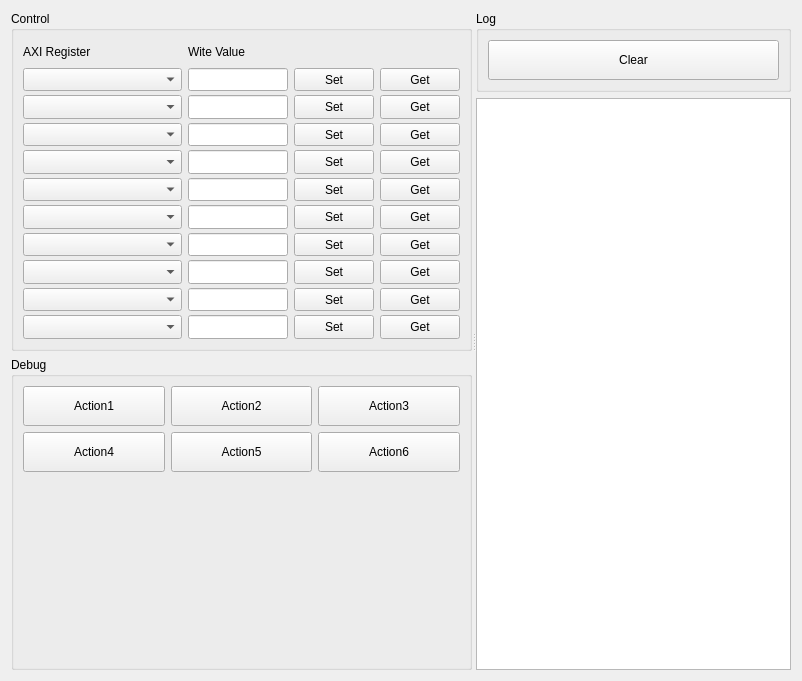
<?xml version="1.0" encoding="UTF-8"?>
<ui version="4.0">
 <class>Form</class>
 <widget class="QWidget" name="Form">
  <property name="geometry">
   <rect>
    <x>0</x>
    <y>0</y>
    <width>802</width>
    <height>681</height>
   </rect>
  </property>
  <property name="windowTitle">
   <string>Form</string>
  </property>
  <layout class="QHBoxLayout" name="horizontalLayout">
   <item>
    <widget class="QSplitter" name="splitter">
     <property name="orientation">
      <enum>Qt::Horizontal</enum>
     </property>
     <widget class="QWidget" name="layoutWidget">
      <layout class="QVBoxLayout" name="verticalLayout_3">
       <item>
        <widget class="QGroupBox" name="grCtrl">
         <property name="sizePolicy">
          <sizepolicy hsizetype="Expanding" vsizetype="Minimum">
           <horstretch>0</horstretch>
           <verstretch>0</verstretch>
          </sizepolicy>
         </property>
         <property name="minimumSize">
          <size>
           <width>0</width>
           <height>340</height>
          </size>
         </property>
         <property name="title">
          <string>Control</string>
         </property>
         <layout class="QGridLayout" name="gridLayout">
          <property name="bottomMargin">
           <number>9</number>
          </property>
          <property name="verticalSpacing">
           <number>4</number>
          </property>
          <item row="7" column="1">
           <widget class="QLineEdit" name="edValue7">
            <property name="sizePolicy">
             <sizepolicy hsizetype="Preferred" vsizetype="Preferred">
              <horstretch>0</horstretch>
              <verstretch>0</verstretch>
             </sizepolicy>
            </property>
            <property name="maximumSize">
             <size>
              <width>100</width>
              <height>16777215</height>
             </size>
            </property>
           </widget>
          </item>
          <item row="5" column="0">
           <widget class="QComboBox" name="cbxRegSel5">
            <property name="sizePolicy">
             <sizepolicy hsizetype="Expanding" vsizetype="Preferred">
              <horstretch>0</horstretch>
              <verstretch>0</verstretch>
             </sizepolicy>
            </property>
           </widget>
          </item>
          <item row="8" column="3">
           <widget class="QPushButton" name="btGet8">
            <property name="sizePolicy">
             <sizepolicy hsizetype="Minimum" vsizetype="Preferred">
              <horstretch>0</horstretch>
              <verstretch>0</verstretch>
             </sizepolicy>
            </property>
            <property name="text">
             <string>Get</string>
            </property>
           </widget>
          </item>
          <item row="1" column="0">
           <widget class="QComboBox" name="cbxRegSel1">
            <property name="sizePolicy">
             <sizepolicy hsizetype="Expanding" vsizetype="Preferred">
              <horstretch>0</horstretch>
              <verstretch>0</verstretch>
             </sizepolicy>
            </property>
           </widget>
          </item>
          <item row="6" column="2">
           <widget class="QPushButton" name="btSet6">
            <property name="sizePolicy">
             <sizepolicy hsizetype="Minimum" vsizetype="Preferred">
              <horstretch>0</horstretch>
              <verstretch>0</verstretch>
             </sizepolicy>
            </property>
            <property name="text">
             <string>Set</string>
            </property>
           </widget>
          </item>
          <item row="0" column="0">
           <widget class="QLabel" name="lblRegister">
            <property name="sizePolicy">
             <sizepolicy hsizetype="Expanding" vsizetype="Preferred">
              <horstretch>0</horstretch>
              <verstretch>0</verstretch>
             </sizepolicy>
            </property>
            <property name="text">
             <string>AXI Register</string>
            </property>
           </widget>
          </item>
          <item row="9" column="3">
           <widget class="QPushButton" name="btGet9">
            <property name="sizePolicy">
             <sizepolicy hsizetype="Minimum" vsizetype="Preferred">
              <horstretch>0</horstretch>
              <verstretch>0</verstretch>
             </sizepolicy>
            </property>
            <property name="text">
             <string>Get</string>
            </property>
           </widget>
          </item>
          <item row="10" column="1">
           <widget class="QLineEdit" name="edValue10">
            <property name="sizePolicy">
             <sizepolicy hsizetype="Preferred" vsizetype="Preferred">
              <horstretch>0</horstretch>
              <verstretch>0</verstretch>
             </sizepolicy>
            </property>
            <property name="maximumSize">
             <size>
              <width>100</width>
              <height>16777215</height>
             </size>
            </property>
           </widget>
          </item>
          <item row="6" column="1">
           <widget class="QLineEdit" name="edValue6">
            <property name="sizePolicy">
             <sizepolicy hsizetype="Preferred" vsizetype="Preferred">
              <horstretch>0</horstretch>
              <verstretch>0</verstretch>
             </sizepolicy>
            </property>
            <property name="maximumSize">
             <size>
              <width>100</width>
              <height>16777215</height>
             </size>
            </property>
           </widget>
          </item>
          <item row="4" column="3">
           <widget class="QPushButton" name="btGet4">
            <property name="sizePolicy">
             <sizepolicy hsizetype="Minimum" vsizetype="Preferred">
              <horstretch>0</horstretch>
              <verstretch>0</verstretch>
             </sizepolicy>
            </property>
            <property name="text">
             <string>Get</string>
            </property>
           </widget>
          </item>
          <item row="9" column="0">
           <widget class="QComboBox" name="cbxRegSel9">
            <property name="sizePolicy">
             <sizepolicy hsizetype="Expanding" vsizetype="Preferred">
              <horstretch>0</horstretch>
              <verstretch>0</verstretch>
             </sizepolicy>
            </property>
           </widget>
          </item>
          <item row="2" column="3">
           <widget class="QPushButton" name="btGet2">
            <property name="sizePolicy">
             <sizepolicy hsizetype="Minimum" vsizetype="Preferred">
              <horstretch>0</horstretch>
              <verstretch>0</verstretch>
             </sizepolicy>
            </property>
            <property name="text">
             <string>Get</string>
            </property>
           </widget>
          </item>
          <item row="3" column="3">
           <widget class="QPushButton" name="btGet3">
            <property name="sizePolicy">
             <sizepolicy hsizetype="Minimum" vsizetype="Preferred">
              <horstretch>0</horstretch>
              <verstretch>0</verstretch>
             </sizepolicy>
            </property>
            <property name="text">
             <string>Get</string>
            </property>
           </widget>
          </item>
          <item row="8" column="0">
           <widget class="QComboBox" name="cbxRegSel8">
            <property name="sizePolicy">
             <sizepolicy hsizetype="Expanding" vsizetype="Preferred">
              <horstretch>0</horstretch>
              <verstretch>0</verstretch>
             </sizepolicy>
            </property>
           </widget>
          </item>
          <item row="3" column="0">
           <widget class="QComboBox" name="cbxRegSel3">
            <property name="sizePolicy">
             <sizepolicy hsizetype="Expanding" vsizetype="Preferred">
              <horstretch>0</horstretch>
              <verstretch>0</verstretch>
             </sizepolicy>
            </property>
           </widget>
          </item>
          <item row="6" column="0">
           <widget class="QComboBox" name="cbxRegSel6">
            <property name="sizePolicy">
             <sizepolicy hsizetype="Expanding" vsizetype="Preferred">
              <horstretch>0</horstretch>
              <verstretch>0</verstretch>
             </sizepolicy>
            </property>
           </widget>
          </item>
          <item row="8" column="2">
           <widget class="QPushButton" name="btSet8">
            <property name="sizePolicy">
             <sizepolicy hsizetype="Minimum" vsizetype="Preferred">
              <horstretch>0</horstretch>
              <verstretch>0</verstretch>
             </sizepolicy>
            </property>
            <property name="text">
             <string>Set</string>
            </property>
           </widget>
          </item>
          <item row="10" column="3">
           <widget class="QPushButton" name="btGet10">
            <property name="sizePolicy">
             <sizepolicy hsizetype="Minimum" vsizetype="Preferred">
              <horstretch>0</horstretch>
              <verstretch>0</verstretch>
             </sizepolicy>
            </property>
            <property name="text">
             <string>Get</string>
            </property>
           </widget>
          </item>
          <item row="1" column="2">
           <widget class="QPushButton" name="btSet1">
            <property name="sizePolicy">
             <sizepolicy hsizetype="Minimum" vsizetype="Preferred">
              <horstretch>0</horstretch>
              <verstretch>0</verstretch>
             </sizepolicy>
            </property>
            <property name="text">
             <string>Set</string>
            </property>
           </widget>
          </item>
          <item row="6" column="3">
           <widget class="QPushButton" name="btGet6">
            <property name="sizePolicy">
             <sizepolicy hsizetype="Minimum" vsizetype="Preferred">
              <horstretch>0</horstretch>
              <verstretch>0</verstretch>
             </sizepolicy>
            </property>
            <property name="text">
             <string>Get</string>
            </property>
           </widget>
          </item>
          <item row="9" column="2">
           <widget class="QPushButton" name="btSet9">
            <property name="sizePolicy">
             <sizepolicy hsizetype="Minimum" vsizetype="Preferred">
              <horstretch>0</horstretch>
              <verstretch>0</verstretch>
             </sizepolicy>
            </property>
            <property name="text">
             <string>Set</string>
            </property>
           </widget>
          </item>
          <item row="4" column="2">
           <widget class="QPushButton" name="btSet4">
            <property name="sizePolicy">
             <sizepolicy hsizetype="Minimum" vsizetype="Preferred">
              <horstretch>0</horstretch>
              <verstretch>0</verstretch>
             </sizepolicy>
            </property>
            <property name="text">
             <string>Set</string>
            </property>
           </widget>
          </item>
          <item row="4" column="1">
           <widget class="QLineEdit" name="edValue4">
            <property name="sizePolicy">
             <sizepolicy hsizetype="Preferred" vsizetype="Preferred">
              <horstretch>0</horstretch>
              <verstretch>0</verstretch>
             </sizepolicy>
            </property>
            <property name="maximumSize">
             <size>
              <width>100</width>
              <height>16777215</height>
             </size>
            </property>
           </widget>
          </item>
          <item row="2" column="0">
           <widget class="QComboBox" name="cbxRegSel2">
            <property name="sizePolicy">
             <sizepolicy hsizetype="Expanding" vsizetype="Preferred">
              <horstretch>0</horstretch>
              <verstretch>0</verstretch>
             </sizepolicy>
            </property>
           </widget>
          </item>
          <item row="5" column="1">
           <widget class="QLineEdit" name="edValue5">
            <property name="sizePolicy">
             <sizepolicy hsizetype="Preferred" vsizetype="Preferred">
              <horstretch>0</horstretch>
              <verstretch>0</verstretch>
             </sizepolicy>
            </property>
            <property name="maximumSize">
             <size>
              <width>100</width>
              <height>16777215</height>
             </size>
            </property>
           </widget>
          </item>
          <item row="10" column="0">
           <widget class="QComboBox" name="cbxRegSel10">
            <property name="sizePolicy">
             <sizepolicy hsizetype="Expanding" vsizetype="Preferred">
              <horstretch>0</horstretch>
              <verstretch>0</verstretch>
             </sizepolicy>
            </property>
           </widget>
          </item>
          <item row="7" column="3">
           <widget class="QPushButton" name="btGet7">
            <property name="sizePolicy">
             <sizepolicy hsizetype="Minimum" vsizetype="Preferred">
              <horstretch>0</horstretch>
              <verstretch>0</verstretch>
             </sizepolicy>
            </property>
            <property name="text">
             <string>Get</string>
            </property>
           </widget>
          </item>
          <item row="7" column="0">
           <widget class="QComboBox" name="cbxRegSel7">
            <property name="sizePolicy">
             <sizepolicy hsizetype="Expanding" vsizetype="Preferred">
              <horstretch>0</horstretch>
              <verstretch>0</verstretch>
             </sizepolicy>
            </property>
           </widget>
          </item>
          <item row="2" column="1">
           <widget class="QLineEdit" name="edValue2">
            <property name="sizePolicy">
             <sizepolicy hsizetype="Preferred" vsizetype="Preferred">
              <horstretch>0</horstretch>
              <verstretch>0</verstretch>
             </sizepolicy>
            </property>
            <property name="maximumSize">
             <size>
              <width>100</width>
              <height>16777215</height>
             </size>
            </property>
           </widget>
          </item>
          <item row="5" column="2">
           <widget class="QPushButton" name="btSet5">
            <property name="sizePolicy">
             <sizepolicy hsizetype="Minimum" vsizetype="Preferred">
              <horstretch>0</horstretch>
              <verstretch>0</verstretch>
             </sizepolicy>
            </property>
            <property name="text">
             <string>Set</string>
            </property>
           </widget>
          </item>
          <item row="1" column="1">
           <widget class="QLineEdit" name="edValue1">
            <property name="sizePolicy">
             <sizepolicy hsizetype="Preferred" vsizetype="Preferred">
              <horstretch>0</horstretch>
              <verstretch>0</verstretch>
             </sizepolicy>
            </property>
            <property name="maximumSize">
             <size>
              <width>100</width>
              <height>16777215</height>
             </size>
            </property>
           </widget>
          </item>
          <item row="3" column="1">
           <widget class="QLineEdit" name="edValue3">
            <property name="sizePolicy">
             <sizepolicy hsizetype="Preferred" vsizetype="Preferred">
              <horstretch>0</horstretch>
              <verstretch>0</verstretch>
             </sizepolicy>
            </property>
            <property name="maximumSize">
             <size>
              <width>100</width>
              <height>16777215</height>
             </size>
            </property>
           </widget>
          </item>
          <item row="9" column="1">
           <widget class="QLineEdit" name="edValue9">
            <property name="sizePolicy">
             <sizepolicy hsizetype="Preferred" vsizetype="Preferred">
              <horstretch>0</horstretch>
              <verstretch>0</verstretch>
             </sizepolicy>
            </property>
            <property name="maximumSize">
             <size>
              <width>100</width>
              <height>16777215</height>
             </size>
            </property>
           </widget>
          </item>
          <item row="4" column="0">
           <widget class="QComboBox" name="cbxRegSel4">
            <property name="sizePolicy">
             <sizepolicy hsizetype="Expanding" vsizetype="Preferred">
              <horstretch>0</horstretch>
              <verstretch>0</verstretch>
             </sizepolicy>
            </property>
           </widget>
          </item>
          <item row="1" column="3">
           <widget class="QPushButton" name="btGet1">
            <property name="sizePolicy">
             <sizepolicy hsizetype="Minimum" vsizetype="Preferred">
              <horstretch>0</horstretch>
              <verstretch>0</verstretch>
             </sizepolicy>
            </property>
            <property name="text">
             <string>Get</string>
            </property>
           </widget>
          </item>
          <item row="2" column="2">
           <widget class="QPushButton" name="btSet2">
            <property name="sizePolicy">
             <sizepolicy hsizetype="Minimum" vsizetype="Preferred">
              <horstretch>0</horstretch>
              <verstretch>0</verstretch>
             </sizepolicy>
            </property>
            <property name="text">
             <string>Set</string>
            </property>
           </widget>
          </item>
          <item row="0" column="1">
           <widget class="QLabel" name="lblWriteValue">
            <property name="sizePolicy">
             <sizepolicy hsizetype="Minimum" vsizetype="Preferred">
              <horstretch>0</horstretch>
              <verstretch>0</verstretch>
             </sizepolicy>
            </property>
            <property name="text">
             <string>Wite Value</string>
            </property>
           </widget>
          </item>
          <item row="5" column="3">
           <widget class="QPushButton" name="btGet5">
            <property name="sizePolicy">
             <sizepolicy hsizetype="Minimum" vsizetype="Preferred">
              <horstretch>0</horstretch>
              <verstretch>0</verstretch>
             </sizepolicy>
            </property>
            <property name="text">
             <string>Get</string>
            </property>
           </widget>
          </item>
          <item row="10" column="2">
           <widget class="QPushButton" name="btSet10">
            <property name="sizePolicy">
             <sizepolicy hsizetype="Minimum" vsizetype="Preferred">
              <horstretch>0</horstretch>
              <verstretch>0</verstretch>
             </sizepolicy>
            </property>
            <property name="text">
             <string>Set</string>
            </property>
           </widget>
          </item>
          <item row="8" column="1">
           <widget class="QLineEdit" name="edValue8">
            <property name="sizePolicy">
             <sizepolicy hsizetype="Preferred" vsizetype="Preferred">
              <horstretch>0</horstretch>
              <verstretch>0</verstretch>
             </sizepolicy>
            </property>
            <property name="maximumSize">
             <size>
              <width>100</width>
              <height>16777215</height>
             </size>
            </property>
           </widget>
          </item>
          <item row="3" column="2">
           <widget class="QPushButton" name="btSet3">
            <property name="sizePolicy">
             <sizepolicy hsizetype="Minimum" vsizetype="Preferred">
              <horstretch>0</horstretch>
              <verstretch>0</verstretch>
             </sizepolicy>
            </property>
            <property name="text">
             <string>Set</string>
            </property>
           </widget>
          </item>
          <item row="7" column="2">
           <widget class="QPushButton" name="btSet7">
            <property name="sizePolicy">
             <sizepolicy hsizetype="Minimum" vsizetype="Preferred">
              <horstretch>0</horstretch>
              <verstretch>0</verstretch>
             </sizepolicy>
            </property>
            <property name="text">
             <string>Set</string>
            </property>
           </widget>
          </item>
         </layout>
        </widget>
       </item>
       <item>
        <widget class="QGroupBox" name="groupBox">
         <property name="sizePolicy">
          <sizepolicy hsizetype="Preferred" vsizetype="Minimum">
           <horstretch>0</horstretch>
           <verstretch>0</verstretch>
          </sizepolicy>
         </property>
         <property name="title">
          <string>Debug</string>
         </property>
         <layout class="QGridLayout" name="gridLayout_2">
          <item row="0" column="1">
           <widget class="QPushButton" name="btDebug2">
            <property name="sizePolicy">
             <sizepolicy hsizetype="Minimum" vsizetype="Expanding">
              <horstretch>0</horstretch>
              <verstretch>0</verstretch>
             </sizepolicy>
            </property>
            <property name="maximumSize">
             <size>
              <width>16777215</width>
              <height>40</height>
             </size>
            </property>
            <property name="text">
             <string>Action2</string>
            </property>
           </widget>
          </item>
          <item row="1" column="0">
           <widget class="QPushButton" name="btDebug4">
            <property name="sizePolicy">
             <sizepolicy hsizetype="Minimum" vsizetype="Expanding">
              <horstretch>0</horstretch>
              <verstretch>0</verstretch>
             </sizepolicy>
            </property>
            <property name="maximumSize">
             <size>
              <width>16777215</width>
              <height>40</height>
             </size>
            </property>
            <property name="text">
             <string>Action4</string>
            </property>
           </widget>
          </item>
          <item row="1" column="1">
           <widget class="QPushButton" name="btDebug5">
            <property name="sizePolicy">
             <sizepolicy hsizetype="Minimum" vsizetype="Expanding">
              <horstretch>0</horstretch>
              <verstretch>0</verstretch>
             </sizepolicy>
            </property>
            <property name="maximumSize">
             <size>
              <width>16777215</width>
              <height>40</height>
             </size>
            </property>
            <property name="text">
             <string>Action5</string>
            </property>
           </widget>
          </item>
          <item row="1" column="2">
           <widget class="QPushButton" name="btDebug6">
            <property name="sizePolicy">
             <sizepolicy hsizetype="Minimum" vsizetype="Expanding">
              <horstretch>0</horstretch>
              <verstretch>0</verstretch>
             </sizepolicy>
            </property>
            <property name="maximumSize">
             <size>
              <width>16777215</width>
              <height>40</height>
             </size>
            </property>
            <property name="text">
             <string>Action6</string>
            </property>
           </widget>
          </item>
          <item row="2" column="1">
           <spacer name="verticalSpacer">
            <property name="orientation">
             <enum>Qt::Vertical</enum>
            </property>
            <property name="sizeHint" stdset="0">
             <size>
              <width>20</width>
              <height>40</height>
             </size>
            </property>
           </spacer>
          </item>
          <item row="0" column="0">
           <widget class="QPushButton" name="btDebug1">
            <property name="sizePolicy">
             <sizepolicy hsizetype="Minimum" vsizetype="Expanding">
              <horstretch>0</horstretch>
              <verstretch>0</verstretch>
             </sizepolicy>
            </property>
            <property name="maximumSize">
             <size>
              <width>16777215</width>
              <height>40</height>
             </size>
            </property>
            <property name="text">
             <string>Action1</string>
            </property>
           </widget>
          </item>
          <item row="0" column="2">
           <widget class="QPushButton" name="btDebug3">
            <property name="sizePolicy">
             <sizepolicy hsizetype="Minimum" vsizetype="Expanding">
              <horstretch>0</horstretch>
              <verstretch>0</verstretch>
             </sizepolicy>
            </property>
            <property name="maximumSize">
             <size>
              <width>16777215</width>
              <height>40</height>
             </size>
            </property>
            <property name="text">
             <string>Action3</string>
            </property>
           </widget>
          </item>
         </layout>
        </widget>
       </item>
      </layout>
     </widget>
     <widget class="QWidget" name="layoutWidget">
      <layout class="QVBoxLayout" name="verticalLayout_2">
       <item>
        <widget class="QGroupBox" name="grLog">
         <property name="title">
          <string>Log</string>
         </property>
         <layout class="QVBoxLayout" name="verticalLayout">
          <item>
           <widget class="QPushButton" name="btClearLog">
            <property name="minimumSize">
             <size>
              <width>0</width>
              <height>40</height>
             </size>
            </property>
            <property name="text">
             <string>Clear</string>
            </property>
           </widget>
          </item>
         </layout>
        </widget>
       </item>
       <item>
        <widget class="QTextEdit" name="txtEdit">
         <property name="font">
          <font>
           <family>Courier New</family>
          </font>
         </property>
        </widget>
       </item>
      </layout>
     </widget>
    </widget>
   </item>
  </layout>
 </widget>
 <resources/>
 <connections/>
</ui>
